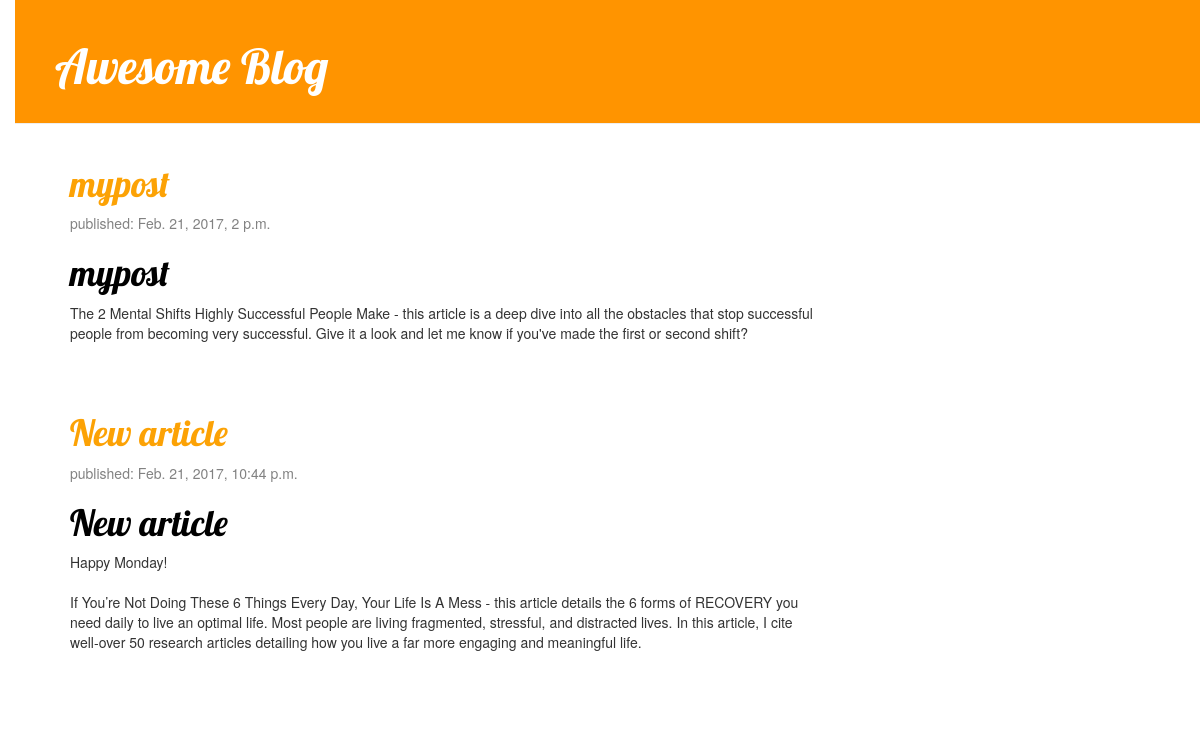
The page / on the database its author committed.
### blog/models.py (models this page shows, shortened)
class	Post(models.Model):
				author	=	models.ForeignKey('auth.User')
				title	=	models.CharField(max_length=200)
				text	=	models.TextField()
				created_date	=	models.DateTimeField(
												default=timezone.now)
				published_date	=	models.DateTimeField(
												blank=True,	null=True)

### blog/views.py (the view)
# urls.py: url(r'^$', views.post_list, name='post_list'),
def post_list(request):
    posts = Post.objects.filter(published_date__lte=timezone.now()).order_by('published_date')
    return render(request, 'blog/post_list.html', {'posts': posts})

### blog/templates/blog/post_list.html
{%	extends	'blog/base.html'	%}
{% block content %}
  {%	for	post	in	posts	%}
  <h1><a	href="{%	url	'post_detail'	pk=post.pk	%}">{{	post.title	}}</a></h1>
                  <div	class="post">
                          <div	class="date">
                                  <p>published:	{{	post.published_date	}}</p>
                          </div>
                          <h1><a	href="">{{	post.title	}}</a></h1>
                          <p>{{	post.text|linebreaksbr	}}</p>
                  </div>
  {%	endfor	%}
{% endblock %}

### blog/templates/blog/base.html (shortened to what this page needs)
{%	load	staticfiles	%}
<html>
				<head>
								<link	rel="stylesheet"	href="//maxcdn.bootstrapcdn.com/bootstrap/3.2.0/css/bootstrap.min.css">
								<link	rel="stylesheet"	href="//maxcdn.bootstrapcdn.com/bootstrap/3.2.0/css/bootstrap-theme.min.css">
								<link	rel="stylesheet"	href="{%	static	'css/blog.css'	%}">
				</head>
        <body>
				<div	class="page-header">
								<h1><a	href="/">Awesome	Blog</a></h1>
				</div>
				<div	class="content	container">
								<div	class="row">
												<div	class="col-md-8">
												{%	block	content	%}
												{%	endblock	%}
												</div>
								</div>
				</div>
</body>
</html>

### blog/static/css/blog.css (style rules this page uses)
h1 a { color: #FCA205; font-family: 'Lobster'; }
body { padding-left: 15px; }
.page-header { background-color: #ff9400; margin-top: 0; padding: 20px 20px 20px 40px; }
.page-header h1, .page-header h1 a, .page-header h1 a:visited, .page-header h1 a:active { color: #ffffff; font-size: 36pt; text-decoration: none; }
.content { margin-left: 40px; }
h1, h2, h3, h4 { font-family: 'Lobster', cursive; }
.date { color: #828282; }
.post { margin-bottom: 70px; }
.post h1 a, .post h1 a:visited { color: #000000; }

### rows shown on the page
Post: title "mypost", published_date "Feb. 21, 2017, 2 p.m.", text "The 2 Mental Shifts Highly Successful People Make - this article is a deep dive into all the obstacles that stop successful people from becoming very successful. Give it a look and let me know if you've made the first or second shift?"
Post: title "New article", published_date "Feb. 21, 2017, 10:44 p.m.", text "Happy Monday! If You’re Not Doing These 6 Things Every Day, Your Life Is A Mess - this article details the 6 forms of RECOVERY you need daily to live an optimal life. Most people are living fragmented, stressful, and distracted lives. In this article, I cite well-over 50 research articles detailing how you live a far more engaging and meaningful life."
